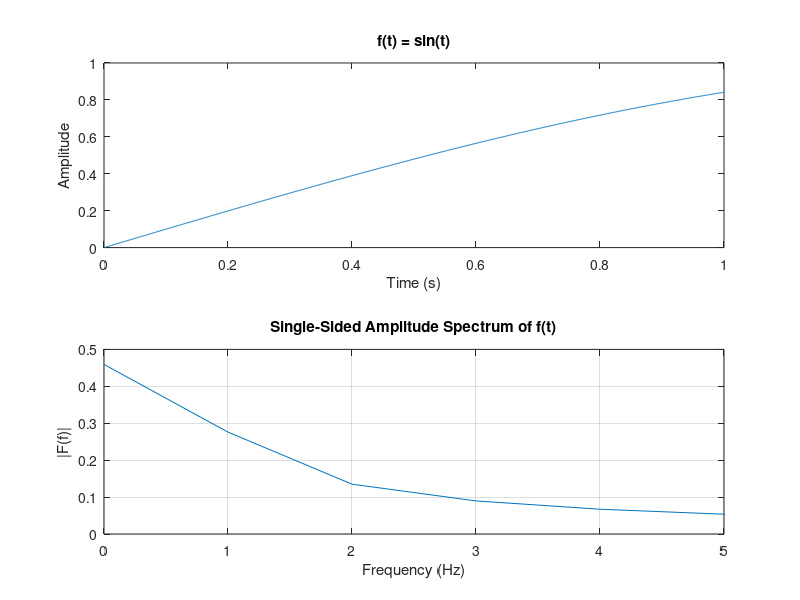

MATLAB code to generate this figure:
% Parameters
Fs = 1000;              % Sampling frequency (Hz)
T = 1/Fs;               % Sampling period
L = 1000;               % Length of signal
t = (0:L-1)*T;          % Time vector

% Define the signal: f(t) = sin(t)
%f = exp(-t) .* sin(t);
f = sin(t);

% Compute DFT manually using the formula: X(k) = Σ(n=0 to N-1) x(n) * exp(-j*2π*k*n/N)
Y = zeros(1, L);
for k = 0:L-1
    for n = 0:L-1
        Y(k+1) = Y(k+1) + f(n+1) * exp(-1j * 2 * pi * k * n / L);
    end
end

% Compute magnitude of DFT
P2 = abs(Y/L);          % Two-sided spectrum
P1 = P2(1:L/2+1);       % Single-sided spectrum
P1(2:end-1) = 2*P1(2:end-1);

% Frequency domain
f_axis = Fs*(0:(L/2))/L;

% Plot time domain
figure;
subplot(2,1,1);
plot(t, f)
title('f(t) = sin(t)')
xlabel('Time (s)')
ylabel('Amplitude')

% Plot frequency domain
subplot(2,1,2);
plot(f_axis, P1)
title('Single-Sided Amplitude Spectrum of f(t)')
xlabel('Frequency (Hz)')
ylabel('|F(f)|')
xlim([0 5])    % Focus on low frequencies to see the peak at 1/(2π) ≈ 0.159 Hz
grid on

% Save the plot
saveas(gcf, 'fourier_transform_result.png')
